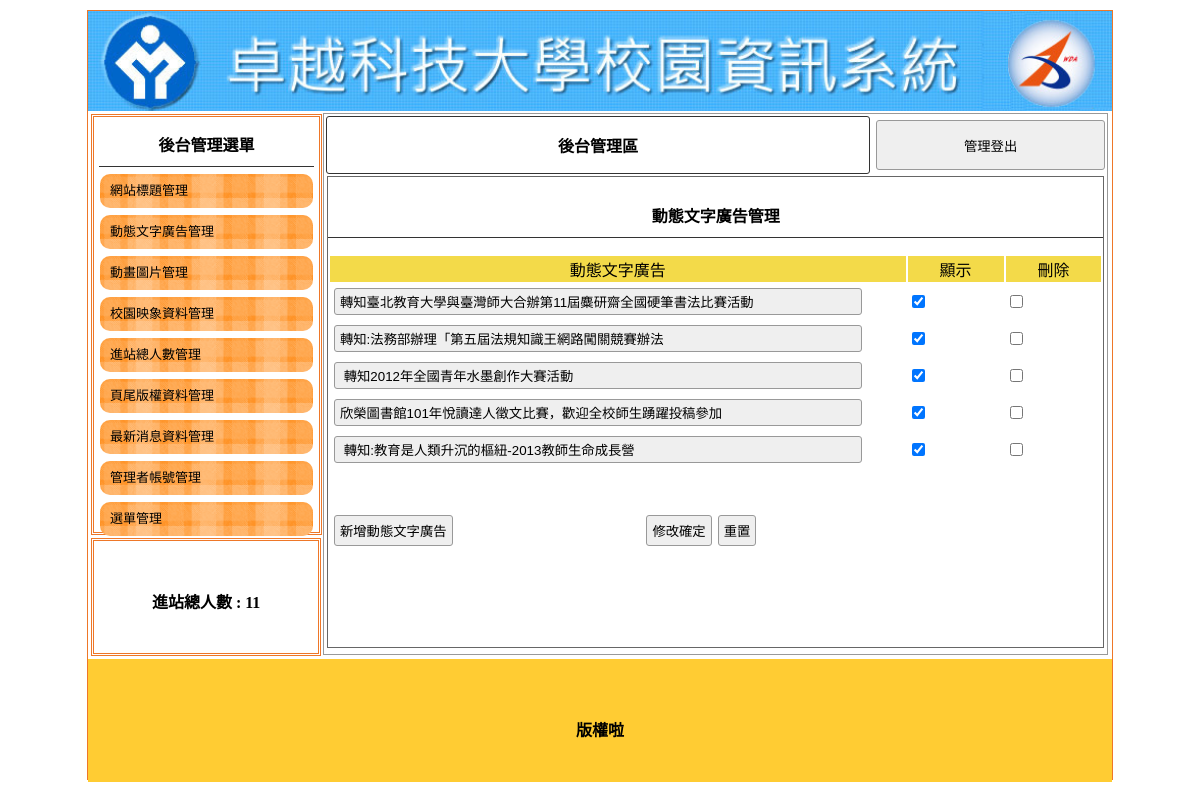
Screenshot of /backend.php?do=ad with the database file from the repository.
### tables this page shows
CREATE TABLE `home` (
  `id` int(10) UNSIGNED NOT NULL,
  `img` text NOT NULL,
  `text` text NOT NULL,
  `sh` int(11) NOT NULL DEFAULT 0
);

CREATE TABLE `total` (
  `id` int(10) UNSIGNED NOT NULL,
  `total` int(11) NOT NULL
);

CREATE TABLE `ad` (
  `id` int(10) UNSIGNED NOT NULL,
  `text` text NOT NULL,
  `sh` int(11) NOT NULL DEFAULT 1
);

CREATE TABLE `bottom` (
  `id` int(10) UNSIGNED NOT NULL,
  `text` text NOT NULL
);

### base.php (called while the page is built, shortened)
<?php session_start();
class DB
{
  private $dns = "mysql:host=localhost;charset=utf8;dbname=db01-2", $table, $pdo, $root = "root", $pw = '';
  function __construct($table)
  {
    $this->table = $table;
    $this->pdo = new PDO($this->dns, $this->root, $this->pw);
  }
  function all(...$arg)
  {
    $sql = "SELECT * FROM $this->table ";
    return $this->pdo->query($sql)->fetchAll();
  }
  function find($id)
  {
    $sql = "SELECT * FROM $this->table ";
    if (is_array($id)) {
      foreach ($id as $k => $v) {
        $tmp[] = sprintf("`%s` = '%s'", $k, $v);
      }
      $sql = $sql . " WHERE " . implode(" && ", $tmp);
    } else {
      $sql = $sql ." WHERE `id` = '$id'";
    }
    return $this->pdo->query($sql)->fetch(PDO::FETCH_ASSOC);
  }
  function save($ar)
  {
    if (isset($ar['id'])) {
      foreach ($ar as $k => $v) {
        if($k != 'id')$tmp[] = sprintf("`%s` = '%s'", $k, $v);
      }
      $sql ="UPDATE $this->table SET " . implode(" , ", $tmp) . " WHERE `id` = '{$ar['id']}'";
    } else {
      $sql ="INSERT INTO $this->table (`".implode("`,`",array_keys($ar)) . "`) VALUES ('" .implode("','",$ar) ."')" ;
    }
    return $this->pdo->exec($sql);
  }
}
$Home=new DB('home');
$Ad=new DB('ad');
$Total=new DB('total');
$Bottom=new DB('bottom');

### back/ad.php (the view, shortened to what this page needs)
    <div style="width:99%; height:87%; margin:auto; overflow:auto; border:#666 1px solid;">
      <p class="t cent botli">動態文字廣告管理</p>
      <form method="post" action="../api/manage.php">
        <table width="100%">
          <tbody>
            <tr class="yel">
              <td width="75%">動態文字廣告</td>
              <td width="%">顯示</td>
              <td width="%">刪除</td>
            </tr>
            <?php $rows=$Ad->all();
              foreach($rows as $row){
                printf('<tr> <td><input type="text" name="text[]" value="%s" style="width:90%%"></td>',$row['text']);
                printf('<td><input type="checkbox" name="sh[]" value="%s" %s></td>',$row['id'],($row['sh']==1)?'checked':'');
                printf('<td><input type="checkbox" name="del[]" value="%s"><input type="hidden" name="id[]" value="%s"></td></tr>',$row['id'],$row['id']);
              }
            ?>
          </tbody>
        </table>
        <table style="margin-top:40px; width:70%;">
          <tbody>
            <tr>
              <td width="200px"><input type="button" onclick="op('#cover','#cvr','../window/ad.php')" value="新增動態文字廣告"></td>
              <td class="cent"><input type="submit" value="修改確定"><input type="reset" value="重置"></td>
            </tr>
          </tbody>
        </table>
      </form>
    </div>
</div>

### backend.php (shortened to what this page needs)
<?php include_once 'base.php' ?>
<!DOCTYPE html PUBLIC "-//W3C//DTD XHTML 1.0 Transitional//EN" "http://www.w3.org/TR/xhtml1/DTD/xhtml1-transitional.dtd">
<html xmlns="http://www.w3.org/1999/xhtml">
<head>
  <link href="css.css" rel="stylesheet" type="text/css">
</head>
<body>
  <div id="main">
    <a title="" href="/index.php">
      <div class="ti" style="background:url('./icon/<?=$Home->find(['sh'=>1])['img']?>'); background-size:cover;"></div>
    </a>
    <div id="ms">
      <div id="lf" style="float:left;">
        <div id="menuput" class="dbor">
          <span class="t botli">後台管理選單</span>
          <a style="color:#000; font-size:13px; text-decoration:none;" href="?do=home">
            <div class="mainmu">
              網站標題管理 </div>
          </a>
          <a style="color:#000; font-size:13px; text-decoration:none;" href="?do=ad">
            <div class="mainmu">
              動態文字廣告管理 </div>
          </a>
          <a style="color:#000; font-size:13px; text-decoration:none;" href="?do=mvim">
            <div class="mainmu">
              動畫圖片管理 </div>
          </a>
          <a style="color:#000; font-size:13px; text-decoration:none;" href="?do=image">
            <div class="mainmu">
              校園映象資料管理 </div>
          </a>
          <a style="color:#000; font-size:13px; text-decoration:none;" href="?do=total">
            <div class="mainmu">
              進站總人數管理 </div>
          </a>
          <a style="color:#000; font-size:13px; text-decoration:none;" href="?do=bottom">
            <div class="mainmu">
              頁尾版權資料管理 </div>
          </a>
          <a style="color:#000; font-size:13px; text-decoration:none;" href="?do=news">
            <div class="mainmu">
              最新消息資料管理 </div>
          </a>
          <a style="color:#000; font-size:13px; text-decoration:none;" href="?do=admin">
            <div class="mainmu">
              管理者帳號管理 </div>
          </a>
          <a style="color:#000; font-size:13px; text-decoration:none;" href="?do=menu">
            <div class="mainmu">
              選單管理 </div>
          </a>
        </div>
        <div class="dbor" style="margin:3px; width:95%; height:20%; line-height:100px;">
          <span class="t">進站總人數 :
          <?=$Total->find(1)['total']?> </span>
        </div>
      </div>
      <div class="di" style="height:540px; border:#999 1px solid; width:76.5%; margin:2px 0px 0px 0px; float:left; position:relative; left:20px;">
        <table width="100%">
          <tbody>
            <tr>
              <td style="width:70%;font-weight:800; border:#333 1px solid; border-radius:3px;" class="cent"><a href="?do=admin" style="color:#000; text-decoration:none;">後台管理區</a></td>
              <td><button onclick="document.cookie='user=';location.replace('/index.php')" style="width:99%; margin-right:2px; height:50px;">管理登出</button></td>
            </tr>
          </tbody>
        </table>
      <?php
        $do=$_GET['do']??'home';
        $file= "back/$do.php";
        include_once file_exists($file)?$file:'back/home.php';
      ?>
      </div>
    <div style="width:1024px; left:0px; position:relative; background:#FC3; margin-top:4px; height:123px; display:block;">
      <span class="t" style="line-height:123px;"><?=$Bottom->find(1)['text']?></span>
    </div>
  </div>
</body>
</html>

### css.css (style rules this page uses)
body { padding:0px; margin:0px; }
#main { width:1024px; height:768px; margin:10px auto 10px auto; border:#EE7728 1px solid; position:relative; }
.ti { width:100%; height:100px; position:relative; background-size:cover; background-repeat:no-repeat; }
.dbor { border:#EE7728 double 3px; margin:1px; padding:2px 10px 2px 10px; }
.t { font-weight:800; display:block; text-align:center; padding:10px 1px 10px 1px; }
.botli { border-bottom:#333 1px solid; }
.mainmu { position:relative; border-radius:10px; background:url(icon/menu.fw.png) center no-repeat; background-size:cover; line-height:30px; padding:2px 10px 2px 10px; margin:7px 1px 7px 1px; }
#lf { height:540px; width:21%; display:inline-block; }
#menuput { width:100%; height:75%; position:relative; padding:5px; display:block; margin: 3px; }
.di { display:inline-block; }
.cent { text-align:center; }
input,button { border:#999 1px solid; border-radius:3px; background:#EFEFEF; padding:5px; margin:3px; }
input[type=text],input[type=password] { width:150px; }
.yel td { background:#F3DA49; text-align:center; }

### rows the page displays
home: img (picture)
total: total "11"
ad: text "轉知臺北教育大學與臺灣師大合辦第11屆麋研齋全國硬筆書法比賽活動"
ad: text "轉知:法務部辦理「第五屆法規知識王網路闖關競賽辦法"
ad: text "轉知2012年全國青年水墨創作大賽活動"
ad: text "欣榮圖書館101年悅讀達人徵文比賽，歡迎全校師生踴躍投稿參加"
ad: text "轉知:教育是人類升沉的樞紐-2013教師生命成長營"
bottom: text "版權啦"
